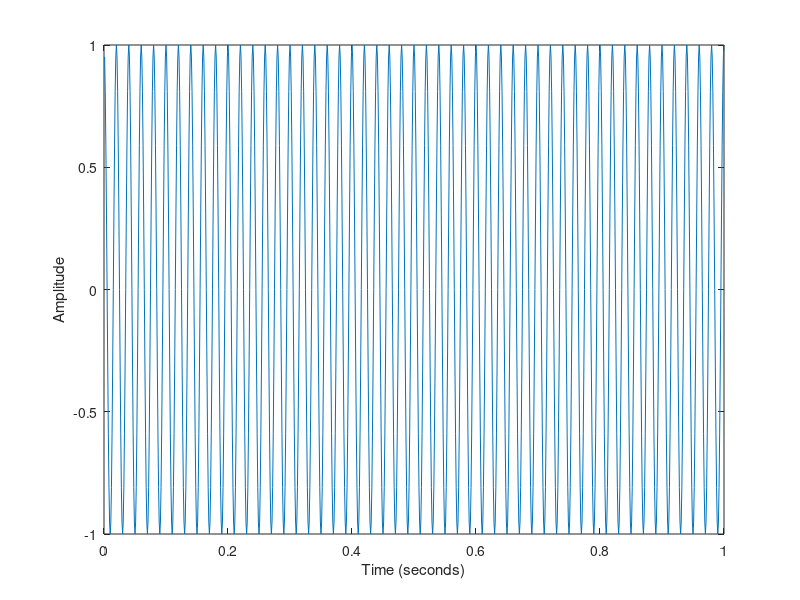
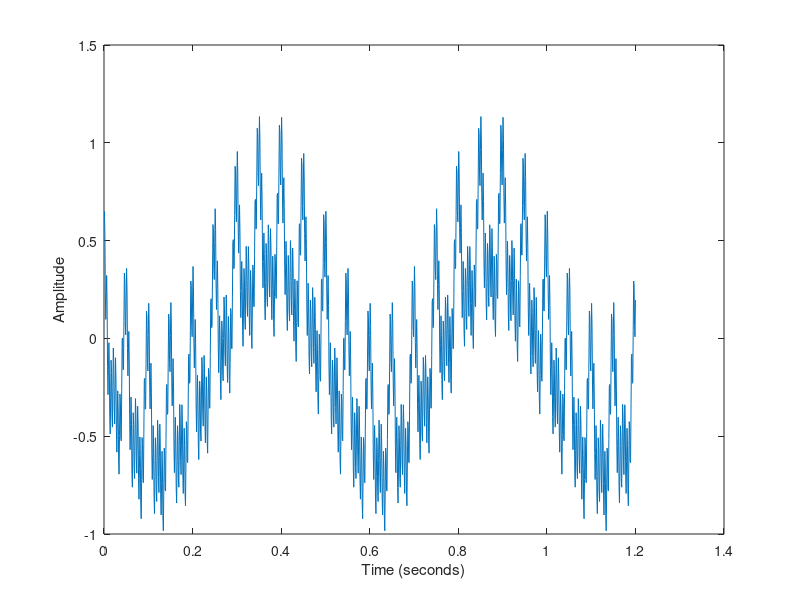
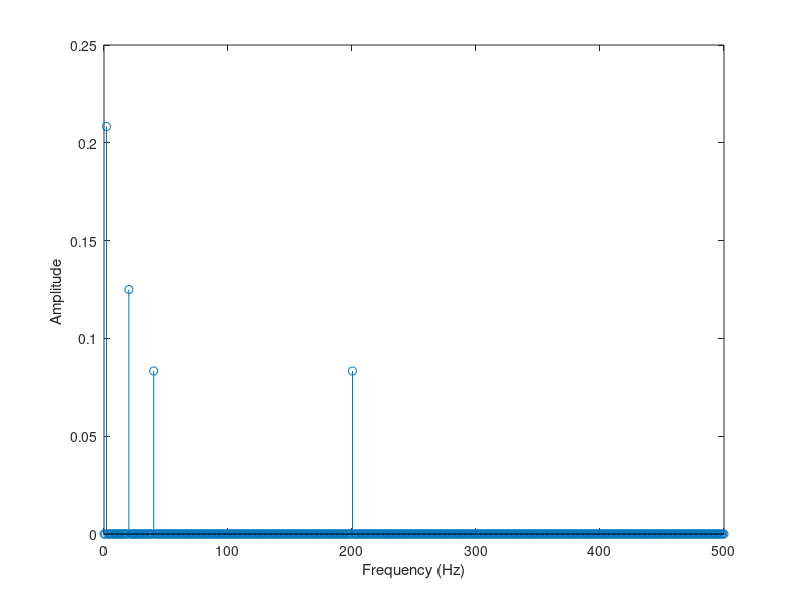
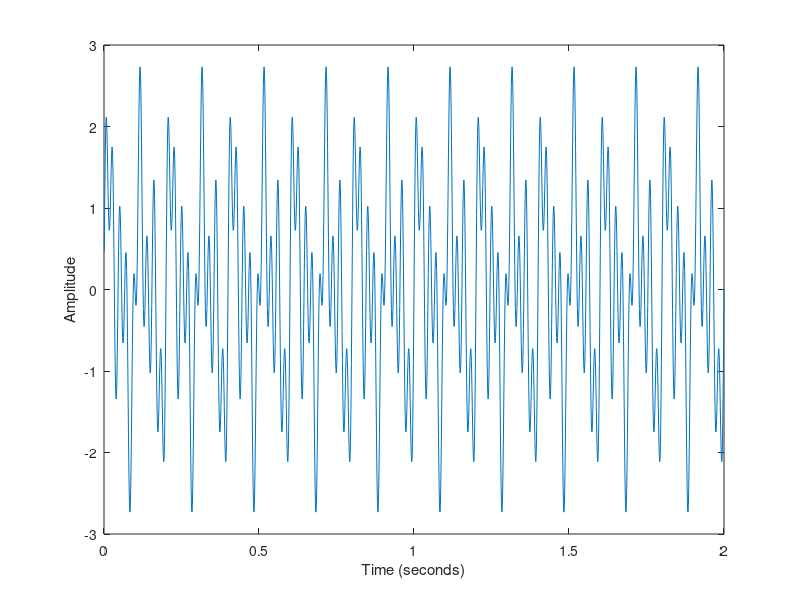

Recreate these plots in MATLAB, in order. (Note: this script raises an error after producing the figures.)
%% This script is a tutorial on time frequency analysis copied from here:
% http://bishoptechbits.blogspot.com/2010/07/simplified-introduction-to-time.html

% and extended by MRN to better understand the tradeoffs navigated by
% various wavelets and tapering strategies


%% create simple sin wave.
D = 1; % signal duration, 1 second
S = 1000; % sampling rate, i.e. N points pt sec used to represent sine wave
F = 50; % frequency in Hz
P = .25 % NB. 2 pi radians = 360 degrees
T = 1/S; % sampling period, i.e. for this e.g. points at 1 ms intervals
t = [T:T:D]; % time vector %NB corrected from previous version
myphi=2*pi*P;
mysig = sin(2*F*t*pi+ myphi); % sinusoidal signal; 2*F*t*pi is freq in radians
figure; plot(t,mysig);
xlabel('Time (seconds)');
ylabel('Amplitude');


%% create complex fixed phase sin wave.
D = 1.2; %signal duration
S = 1000; % sampling rate, i.e. N points pt sec used to represent sine wave
F = [200 2 20 40]; % 4 frequencies in Hz
w = 2*pi*F; % convert frequencies to radians
P = [0 .5 .25 .3]; % 4 corresponding phases
A = [.2 .5 .3 .2]; % corresponding amplitudes
T = 1/S; % sampling period, i.e. for this e.g. points at 1 ms intervals
t = [T:T:D]; % time vector %NB this has been corrected from previous version
mysig=zeros(1,length(t)); %initialise mysig
myphi=2*pi*P; % compute phase angle
nfreqs=length(F); % N frequencies in the complex
% Add all sine waves together to give composite
for thisfreq=1:nfreqs
mysig = mysig+A(thisfreq)*(sin(w(thisfreq)*t + myphi(thisfreq)));
end
figure; plot(t,mysig);
xlabel('Time (seconds)');
ylabel('Amplitude');





 %-----------------------------------------------------------------------
% do_FFT.m
%-----------------------------------------------------------------------
% assumes you have already created mysig.
L = length(mysig);
myFFT = fft(mysig,S);
myFFT=myFFT/L; %scale the output to 1
freq = S/2*linspace(0,1,S/2);%create a range with all frequency values
% Plot single-sided amplitude spectrum.
figure; stem(freq,abs(myFFT(1:length(freq))));
xlabel('Frequency (Hz)');
ylabel('Amplitude ');
%-----------------------------------------------------------------------




%% create complex fixed phase sin wave.
D = 2; %signal duration
S = 1000; % sampling rate, i.e. N points pt sec used to represent sine wave
F = [10 20 45]; % 4 frequencies in Hz
w = 2*pi*F; % convert frequencies to radians
P = [0 .0 0]; % 4 corresponding phases
A = [1 1 1]; % corresponding amplitudes
T = 1/S; % sampling period, i.e. for this e.g. points at 1 ms intervals
t = [T:T:D]; % time vector %NB this has been corrected from previous version
mysig=zeros(1,length(t)); %initialise mysig
myphi=2*pi*P; % compute phase angle
nfreqs=length(F); % N frequencies in the complex
% Add all sine waves together to give composite
for thisfreq=1:nfreqs
mysig = mysig+A(thisfreq)*(sin(w(thisfreq)*t + myphi(thisfreq)));
end
figure; plot(t,mysig);
xlabel('Time (seconds)');
ylabel('Amplitude');


%% create a new signal with more 20 hz amplitude and insert it into the old signal
%-----------------------------------------------------------------------
% assumes you have already created mysig
A(2)=2; %amplitude of 2nd frequency increased from 1 to 2
mysig2=zeros(1,length(t)); %initialise mysig2
for thisfreq=1:nfreqs
mysig2 = mysig2+A(thisfreq)*(sin(w(thisfreq)*t + myphi(thisfreq)));
end
mysig(500:1000)=mysig2(500:1000);
t=t-.5; %subtract 500 ms to indicate first 500 ms are baseline, i.e. -ve time
figure; plot(t,mysig);
xlabel('Time (seconds)');
ylabel('Amplitude');

eeglab %load EEGLAB commands if you have not already done so
figure;
[ersp,itc,powbase,times,freqs]=...
newtimef(mysig, 2000,[-500 1500],1000, 0,'plotitc','off');


figure;
imagesc(times, freqs, ersp, [-30 30])
set(gca,'YDir','normal') % y axis is inverted if you don't specify this
h = colorbar;


 figure;[ersp,itc,powbase,times,freqs]=...
newtimef( mysig,2000,[-500 1500],1000, 0,'baseline',NaN,'plotitc','off');


 figure;[ersp,itc,powbase,times,freqs]=...
newtimef( mysig,1000,[-500 500],500, 0,'plotitc','off');


for i=0:4
figure;[ersp,itc,powbase,times,freqs]=...
newtimef( mysig,2000,[-500 1500],1000,i,'plotitc','off','erspmax',30);
end



figure;[ersp,itc,powbase,times,freqs]=...
newtimef( mysig,2000,[-500 1500],1000,[1 5],'plotitc','off','erspmax',30);









 %-----------------------------------------------------------------------
% Make complex signal with bursts of power at 8, 25 and 40 Hz
%-----------------------------------------------------------------------
D = 2; %signal duration 2s
S = 1000; % sampling rate, i.e. N points pt sec used to represent sine wave
F = [8 25 40]; % 4 frequencies in Hz
w = 2*pi*F; % convert frequencies to radians
P = [0 0 0]; % 4 corresponding phases
T = 1/S; % sampling period, i.e. for this e.g. points at 1 ms intervals
t = [T:T:D]; % time vector %corrected from previous version
nfreqs=length(F); % N frequencies in the complex
A=ones(nfreqs,length(t)); %amplitudes initialised at one
A(1,500:700)=3; %boost of increased amplitude at each time pt, nb 500 corresponds to end of baseline period
A(2,900:1100)=3;
A(3,1300:1500)=3;
% Add all sine waves together to give composite
for thispt=1:2000
for thisfreq=1:nfreqs
mysig(thisfreq,thispt) =A(thisfreq,thispt)*sin(w(thisfreq)*t(thispt));
end
end
mysig2=sum(mysig,1);
t=t-.5; %subtract 500 ms to indicate baseline is negative
figure; plot(t,mysig2);
xlabel('Time (seconds)');
ylabel('Amplitude');
for i=0:3
% First plot ERSP with constant values of cycles
scrsz = get(0,'ScreenSize'); %used to adjust figure size; not normally needed
figure('Position',[1 scrsz(4)/4 scrsz(3)/2 scrsz(4)/4])
[ersp,itc,powbase,times,freqs]=...
newtimef( mysig2,2000,[-500 1500],1000,i,'plotitc','off', 'erspmax',30);
end
%-----------------------------------------------------------------------
%-----------------------------------------------------------------------
i = [1 5];
[ersp,itc,powbase,times,freqs]=...
newtimef( mysig2,2000,[-500 1500],1000,i,'plotitc','off', 'erspmax',30);
%-----------------------------------------------------------------------




 %-----------------------------------------------------------------------------------
% Make complex signal with long and short bursts of power at 8 and 45 Hz
%-----------------------------------------------------------------------------------
D = 2; %signal duration 2s
S = 1000; % sampling rate, i.e. N points pt sec used to represent sine wave
F = [8 8 45 45]; % 4 frequencies in Hz
w = 2*pi*F; % convert frequencies to radians
P = [0 0 0 0]; % 4 corresponding phases
T = 1/S; % sampling period, i.e. for this e.g. points at 1 ms intervals
t = [T:T:D]; % time vector %corrected from previous version
t=t(1:length(t)-1); % takes off extra point arising from starting at zero
nfreqs=length(F); % N frequencies in the complex
A=ones(nfreqs,length(t)); %amplitudes initialised at one
A(1,550:570)=3; %boost of increased amplitude at each time pt
A(2,700:900)=3;
A(3,950:970)=3;
A(4,1100:1300)=3;
% Add all sine waves together to give composite
clear mysig
for thispt=1:length(A)
for thisfreq=1:nfreqs
mysig(thisfreq,thispt) =A(thisfreq,thispt)*sin(w(thisfreq)*t(thispt));
end
end
mysig2=sum(mysig,1);
t=t-.5; %subtract 500 ms to indicate baseline is negative
figure; plot(t,mysig2);
xlabel('Time (seconds)');
ylabel('Amplitude');
scrsz = get(0,'ScreenSize');
for pr=[.5, 1,2,4,8,16] %pad ratio
cyc=[1 ]; % cycles (can experiment with different values)
figure('Position',[1 scrsz(4)/4 scrsz(3)/2 scrsz(4)/3])
[ersp,itc,powbase,times,freqs]=...
newtimef( mysig2,length(mysig2),[-500 1500],1000, cyc, 'erspmax', 20, 'plotitc', 'off', 'padratio',pr);
text(52,20,strcat('Pad ratio= ',num2str(pr),': N freqs=',num2str(length(freqs))));
end
%-----------------------------------

